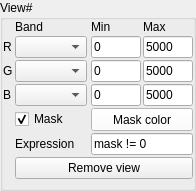
<?xml version="1.0" encoding="UTF-8"?>
<ui version="4.0">
 <class>ImageChipViewSettings</class>
 <widget class="QGroupBox" name="ImageChipViewSettings">
  <property name="geometry">
   <rect>
    <x>0</x>
    <y>0</y>
    <width>196</width>
    <height>178</height>
   </rect>
  </property>
  <property name="sizePolicy">
   <sizepolicy hsizetype="Preferred" vsizetype="Preferred">
    <horstretch>0</horstretch>
    <verstretch>0</verstretch>
   </sizepolicy>
  </property>
  <property name="windowTitle">
   <string>GroupBox</string>
  </property>
  <property name="title">
   <string>View#</string>
  </property>
  <property name="flat">
   <bool>false</bool>
  </property>
  <property name="checkable">
   <bool>false</bool>
  </property>
  <layout class="QGridLayout" name="gridLayout">
   <property name="sizeConstraint">
    <enum>QLayout::SetMinimumSize</enum>
   </property>
   <property name="leftMargin">
    <number>0</number>
   </property>
   <property name="topMargin">
    <number>0</number>
   </property>
   <property name="rightMargin">
    <number>0</number>
   </property>
   <property name="bottomMargin">
    <number>9</number>
   </property>
   <property name="spacing">
    <number>2</number>
   </property>
   <item row="4" column="1">
    <widget class="QComboBox" name="cb_g">
     <property name="minimumSize">
      <size>
       <width>0</width>
       <height>21</height>
      </size>
     </property>
    </widget>
   </item>
   <item row="4" column="0">
    <widget class="QLabel" name="label_g">
     <property name="text">
      <string>G</string>
     </property>
    </widget>
   </item>
   <item row="5" column="1">
    <widget class="QComboBox" name="cb_b">
     <property name="sizePolicy">
      <sizepolicy hsizetype="Preferred" vsizetype="Fixed">
       <horstretch>0</horstretch>
       <verstretch>0</verstretch>
      </sizepolicy>
     </property>
     <property name="minimumSize">
      <size>
       <width>0</width>
       <height>21</height>
      </size>
     </property>
    </widget>
   </item>
   <item row="5" column="0">
    <widget class="QLabel" name="label_b">
     <property name="text">
      <string>B</string>
     </property>
    </widget>
   </item>
   <item row="4" column="4">
    <widget class="QLineEdit" name="tb_range_g_max">
     <property name="sizePolicy">
      <sizepolicy hsizetype="Preferred" vsizetype="Fixed">
       <horstretch>0</horstretch>
       <verstretch>0</verstretch>
      </sizepolicy>
     </property>
     <property name="text">
      <string>5000</string>
     </property>
    </widget>
   </item>
   <item row="0" column="4">
    <widget class="QLabel" name="label_max">
     <property name="text">
      <string>Max</string>
     </property>
    </widget>
   </item>
   <item row="5" column="3">
    <widget class="QLineEdit" name="tb_range_b_min">
     <property name="text">
      <string>0</string>
     </property>
    </widget>
   </item>
   <item row="0" column="3">
    <widget class="QLabel" name="label_min">
     <property name="text">
      <string>Min</string>
     </property>
    </widget>
   </item>
   <item row="3" column="3">
    <widget class="QLineEdit" name="tb_range_r_min">
     <property name="text">
      <string>0</string>
     </property>
    </widget>
   </item>
   <item row="4" column="3">
    <widget class="QLineEdit" name="tb_range_g_min">
     <property name="text">
      <string>0</string>
     </property>
    </widget>
   </item>
   <item row="0" column="1">
    <widget class="QLabel" name="label_band">
     <property name="sizePolicy">
      <sizepolicy hsizetype="Preferred" vsizetype="Fixed">
       <horstretch>0</horstretch>
       <verstretch>0</verstretch>
      </sizepolicy>
     </property>
     <property name="text">
      <string>Band</string>
     </property>
    </widget>
   </item>
   <item row="3" column="1">
    <widget class="QComboBox" name="cb_r">
     <property name="minimumSize">
      <size>
       <width>0</width>
       <height>21</height>
      </size>
     </property>
    </widget>
   </item>
   <item row="5" column="4">
    <widget class="QLineEdit" name="tb_range_b_max">
     <property name="sizePolicy">
      <sizepolicy hsizetype="Preferred" vsizetype="Fixed">
       <horstretch>0</horstretch>
       <verstretch>0</verstretch>
      </sizepolicy>
     </property>
     <property name="text">
      <string>5000</string>
     </property>
    </widget>
   </item>
   <item row="3" column="4">
    <widget class="QLineEdit" name="tb_range_r_max">
     <property name="sizePolicy">
      <sizepolicy hsizetype="Preferred" vsizetype="Fixed">
       <horstretch>0</horstretch>
       <verstretch>0</verstretch>
      </sizepolicy>
     </property>
     <property name="text">
      <string>5000</string>
     </property>
    </widget>
   </item>
   <item row="4" column="5">
    <spacer name="horizontalSpacer">
     <property name="orientation">
      <enum>Qt::Horizontal</enum>
     </property>
     <property name="sizeHint" stdset="0">
      <size>
       <width>40</width>
       <height>20</height>
      </size>
     </property>
    </spacer>
   </item>
   <item row="3" column="0">
    <widget class="QLabel" name="label_r">
     <property name="text">
      <string>R</string>
     </property>
    </widget>
   </item>
   <item row="8" column="1" colspan="4">
    <widget class="QPushButton" name="btn_removeView">
     <property name="text">
      <string>Remove view</string>
     </property>
    </widget>
   </item>
   <item row="6" column="1">
    <widget class="QCheckBox" name="cb_useMask">
     <property name="toolTip">
      <string>Draw masked pixels with specific mask color.</string>
     </property>
     <property name="text">
      <string>Mask</string>
     </property>
     <property name="checkable">
      <bool>true</bool>
     </property>
     <property name="checked">
      <bool>true</bool>
     </property>
    </widget>
   </item>
   <item row="7" column="1">
    <widget class="QLabel" name="label_maskexpression">
     <property name="toolTip">
      <string>Boolean expression that returns False for masked pixels.</string>
     </property>
     <property name="text">
      <string>Expression</string>
     </property>
    </widget>
   </item>
   <item row="7" column="3" colspan="2">
    <widget class="QLineEdit" name="tb_maskexpression">
     <property name="sizePolicy">
      <sizepolicy hsizetype="Preferred" vsizetype="Fixed">
       <horstretch>0</horstretch>
       <verstretch>0</verstretch>
      </sizepolicy>
     </property>
     <property name="toolTip">
      <string>Boolean expression that returns False for masked pixels.</string>
     </property>
     <property name="text">
      <string>mask != 0</string>
     </property>
    </widget>
   </item>
   <item row="6" column="3" colspan="2">
    <widget class="QPushButton" name="bt_color">
     <property name="minimumSize">
      <size>
       <width>0</width>
       <height>23</height>
      </size>
     </property>
     <property name="styleSheet">
      <string notr="true">background:rgb(255,255,255)</string>
     </property>
     <property name="text">
      <string>Mask color</string>
     </property>
     <property name="autoDefault">
      <bool>false</bool>
     </property>
     <property name="default">
      <bool>false</bool>
     </property>
     <property name="flat">
      <bool>false</bool>
     </property>
    </widget>
   </item>
  </layout>
 </widget>
 <resources/>
 <connections/>
</ui>
